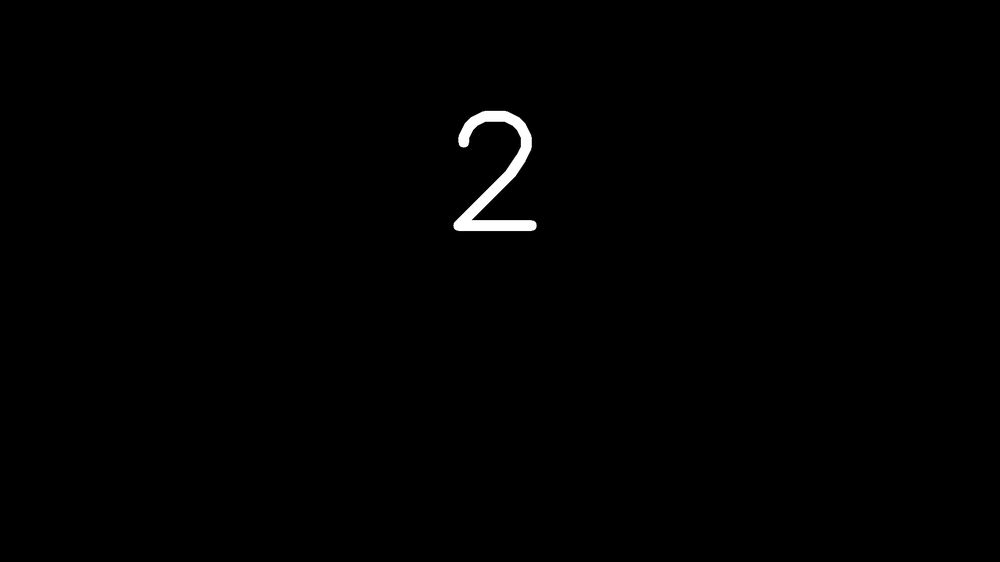
#> input picture framework/cfg/patterns/nums/2.png, 1000 x 562 px, shrunk from 1920 x 1080 before the run, given in place of 2.bmp, which was not available
$ python stitched2.py
#> lines starting #> are read from the running program, lines starting #| are printed output that depends on the picture; after the words box and inside, x2 and y2 are one past the last pixel; in counts of white or black regions, pixels touching at a corner belong together; pictures that were not available may be replaced by others from this repository, and a replacement may not be noted
#> further down, img_left is the input picture: shape (562, 1000, 3); min 0, max 255, mean 1.4
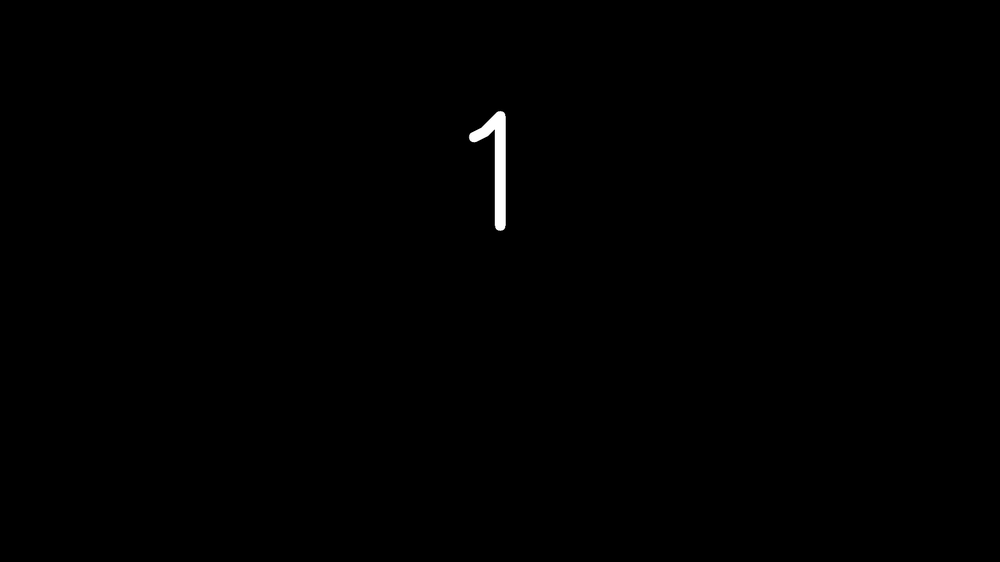
#> input picture framework/cfg/patterns/nums/1.png, 1000 x 562 px, shrunk from 1920 x 1080 before the run, given in place of 1.bmp, which was not available
#> further down, img_right is the input picture: shape (562, 1000, 3); min 0, max 255, mean 0.7
import cv2
import numpy as np

def stitch_images(img_left, img_right, H):
    """
    使用单应性矩阵将左右图像拼接在一起

    参数:
    img_left (ndarray): 左相机图像
    img_right (ndarray): 右相机图像
    H (ndarray): 右图到左图的单应性矩阵

    返回:
    stitched_img (ndarray): 拼接后的图像
    """
    # 获取图像尺寸
    h_left, w_left = img_left.shape[:2]
#> h_left = 562; w_left = 1000
    h_right, w_right = img_right.shape[:2]
#> h_right = 562; w_right = 1000

    # 右图四个角坐标
    corners_right = np.array([
        [0, 0],
        [w_right, 0],
        [w_right, h_right],
        [0, h_right]
    ], dtype='float32').reshape(-1, 1, 2)

    # 单应变换后的坐标
    warped_corners_right = cv2.perspectiveTransform(corners_right, H)

    # 左图四个角坐标
    corners_left = np.array([
        [0, 0],
        [w_left, 0],
        [w_left, h_left],
        [0, h_left]
    ], dtype='float32').reshape(-1, 1, 2)

    # 拼接后整体四个角
    all_corners = np.concatenate((warped_corners_right, corners_left), axis=0)

    # 求出 canvas 尺寸
    [x_min, y_min] = np.floor(all_corners.min(axis=0).ravel()).astype(int)
#> x_min = -747; y_min = -6
    [x_max, y_max] = np.ceil(all_corners.max(axis=0).ravel()).astype(int)
#> x_max = 1000; y_max = 634

    # canvas 大小
    canvas_width = x_max - x_min
#> canvas_width = 1747
    canvas_height = y_max - y_min
#> canvas_height = 640

    # 偏移矩阵 T
    T = np.array([
        [1, 0, -x_min],
        [0, 1, -y_min],
        [0, 0, 1]
    ])
#> T = [[1, 0, 747], [0, 1, 6], [0, 0, 1]]

    # 变换右图
    warped_right = cv2.warpPerspective(img_right, T @ H, (canvas_width, canvas_height))
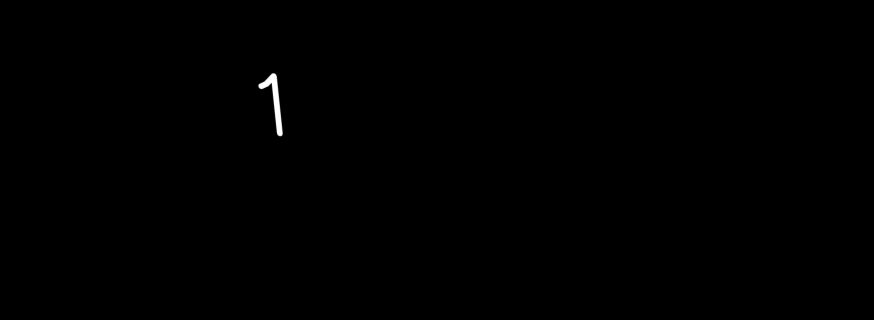
#> warped_right: shape (640, 1747, 3) (shown at 1/2 size); min 0, max 255, mean 0.4

    # 创建空白拼接图
    stitched_img = np.zeros((canvas_height, canvas_width, 3), dtype=np.uint8)

    # 将左图贴上去
    stitched_img[-y_min:h_left - y_min, -x_min:w_left - x_min] = img_left

    # 把右图覆盖进 stitched_img 中（非零像素位置覆盖）
    mask = (warped_right > 0)
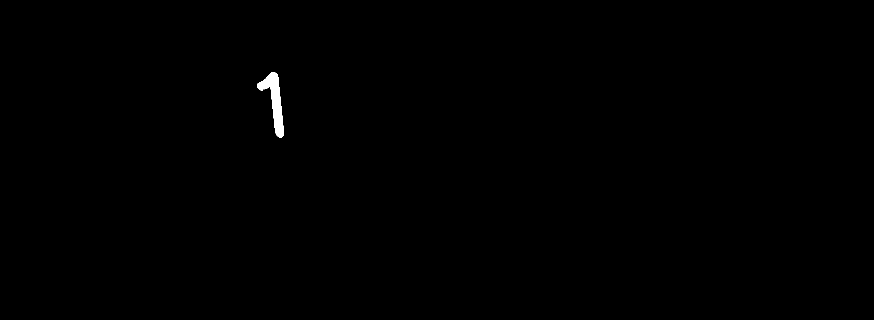
#> mask: shape (640, 1747, 3) bool (shown at 1/2 size); 0.24% white; 1 white region, box (x1, y1, x2, y2) and area: (514, 144, 568, 275) 2646
    stitched_img[mask] = warped_right[mask]
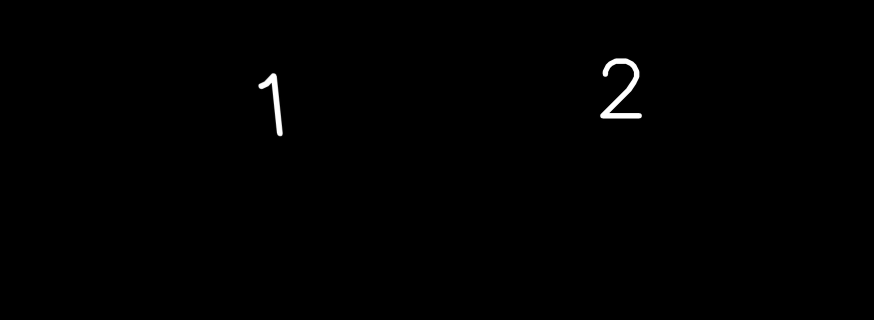
#> stitched_img: shape (640, 1747, 3) (shown at 1/2 size); min 0, max 255, mean 1.1

    return stitched_img

if __name__ == "__main__":
    # 读入左右相机图片
    img_left = cv2.imread("../../data/factory/123/2.bmp")
    img_right = cv2.imread("../../data/factory/123/1.bmp")

    # 单应性矩阵
    H = np.array([
        [1.06691913e+00, 1.01931121e-01, -7.46439498e+02],
        [5.61735518e-02, 1.07194953e+00, -5.49832197e+00],
        [5.42599169e-06, 4.62350815e-05, 1.00000000e+00]
    ])
    # 调用拼接函数
    stitched_img = stitch_images(img_left, img_right, H)

    # 显示拼接结果
    cv2.imshow("Stitched Image", stitched_img)
    cv2.waitKey(0)
    cv2.destroyAllWindows()
